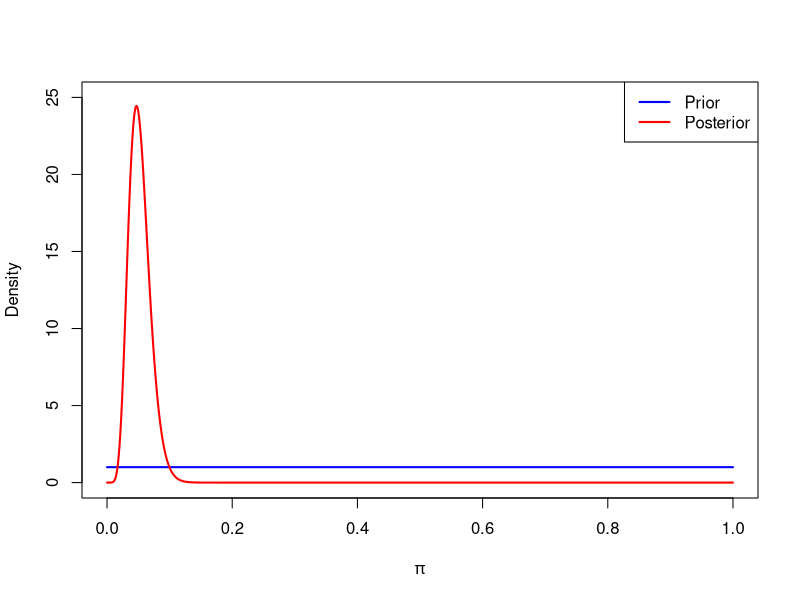
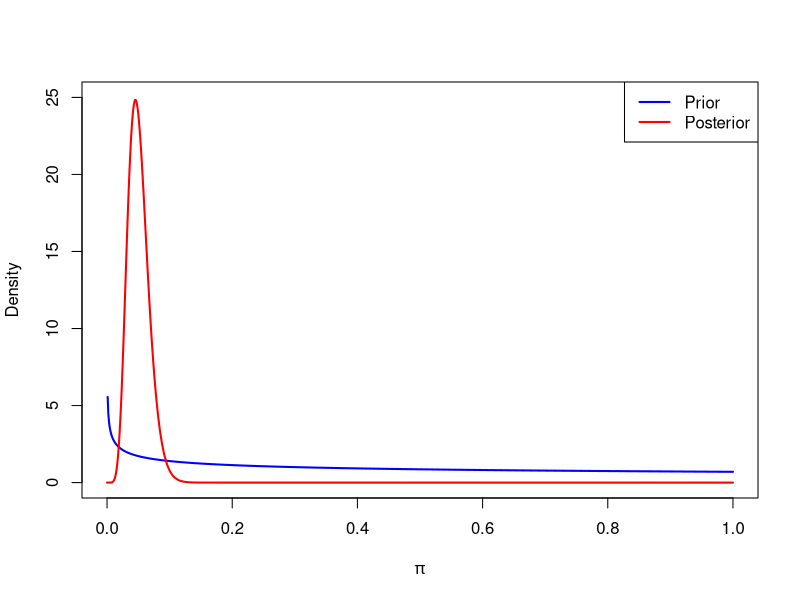
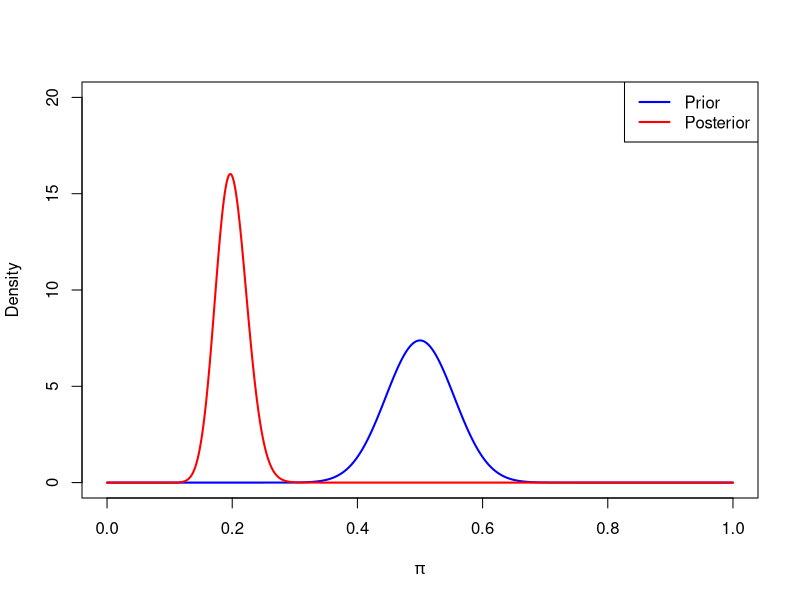
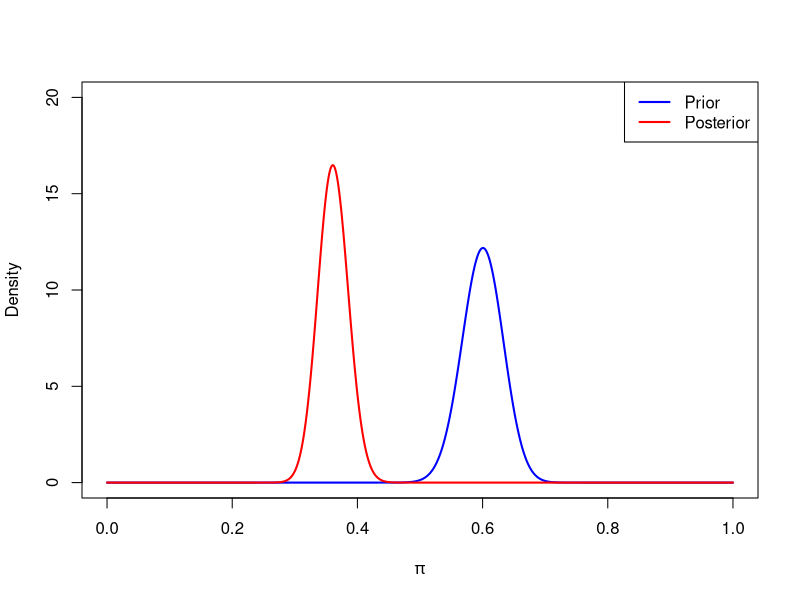
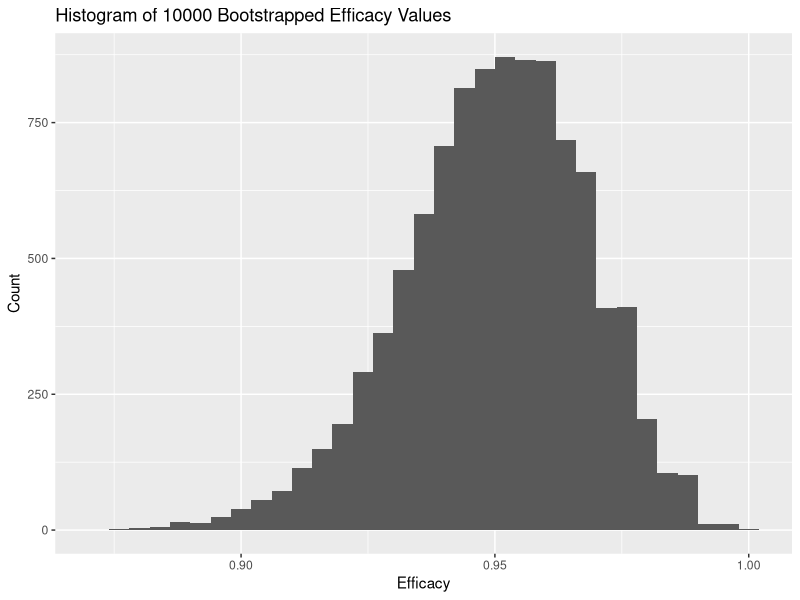

Recreate these plots in R, in order.
## ---- chunk 1
knitr::opts_chunk$set(echo = TRUE)
library(tidyverse)
library(LearnBayes)
## ---- chunk 2
qbeta(p=c(0.025, 0.975), shape1 = 0.700102, shape2=1)
efficacy_upper <- (1 - 2 * 0.005148448  ) / (1 - 0.005148448  )
efficacy_lower <- (1 - 2 * 0.964483043 ) / (1 - 0.964483043)
c(efficacy_lower, efficacy_upper)
beta.select(quantile1 = list(p=0.5, x=0.6),
            quantile2 = list(p=0.05, x=0.5454545))

posterior_credible <- qbeta(p=c(0.025, 0.975), shape1 = 134.47 + 8, shape2=89.76 + 170 - 8)
posterior_credible
## ---- chunk 3

x <- seq(0, 1, length.out = 1000)

pdf_beta1 <- dbeta(x, 1, 1)
pdf_beta2 <- dbeta(x, 8 + 1, 170 - 8 + 1)

plot(x, pdf_beta1, type = "l", col = "blue", lwd = 2, ylab = "Density", xlab = expression(pi), xlim = c(0, 1), ylim=c(0, 25))
lines(x, pdf_beta2, col = "red", lwd = 2)
legend("topright", legend = c("Prior", "Posterior"), col = c("blue", "red"), lwd = 2)
## ---- chunk 4

x <- seq(0, 1, length.out = 1000)

pdf_beta1 <- dbeta(x, 0.700102, 1)
pdf_beta2 <- dbeta(x, 8 + 0.700102, 170 - 8 + 1)

plot(x, pdf_beta1, type = "l", col = "blue", lwd = 2, ylab = "Density", xlab = expression(pi), xlim = c(0, 1), ylim=c(0, 25))
lines(x, pdf_beta2, col = "red", lwd = 2)
legend("topright", legend = c("Prior", "Posterior"), col = c("blue", "red"), lwd = 2)
## ---- chunk 5

x <- seq(0, 1, length.out = 1000)

pdf_beta1 <- dbeta(x, 43.04, 43.04)
pdf_beta2 <- dbeta(x, 8 + 43.04, 170 - 8 + 43.04)

plot(x, pdf_beta1, type = "l", col = "blue", lwd = 2, ylab = "Density", xlab = expression(pi), xlim = c(0, 1), ylim=c(0, 20))
lines(x, pdf_beta2, col = "red", lwd = 2)
legend("topright", legend = c("Prior", "Posterior"), col = c("blue", "red"), lwd = 2)
## ---- chunk 6

x <- seq(0, 1, length.out = 1000)

pdf_beta1 <- dbeta(x, 134.47, 89.76)
pdf_beta2 <- dbeta(x, 8 + 134.47, 170 - 8 + 89.76)

plot(x, pdf_beta1, type = "l", col = "blue", lwd = 2, ylab = "Density", xlab = expression(pi), xlim = c(0, 1), ylim=c(0, 20))
lines(x, pdf_beta2, col = "red", lwd = 2)
legend("topright", legend = c("Prior", "Posterior"), col = c("blue", "red"), lwd = 2)
## ---- chunk 7
set.seed(1130)
x_pop <- c(rep(1, 8), rep(0, 17403))
y_pop <- c(rep(1, 162), rep(0, 17349))

pi_hat_x <- 8 / (17411)
pi_hat_y <- 162 / (17511)

efficacy_initial <- (pi_hat_y - pi_hat_x)/pi_hat_y

B <- 10000

psi_stars <- lapply(1:B, FUN = function(i){
  samp_x <- sample(x_pop, length(x_pop), replace=T)
  samp_y <- sample(y_pop, length(y_pop), replace=T)
  xbar_star <- mean(samp_x)
  ybar_star <- mean(samp_y)
  psi_star <- (ybar_star - xbar_star) / ybar_star
  data.frame(psi_star)
})

psi_star_df <- data.frame(do.call(rbind, psi_stars))

ggplot(data=psi_star_df, mapping=aes(x=psi_star)) + 
  geom_histogram(binwidth = 0.004) +
  labs(title="Histogram of 10000 Bootstrapped Efficacy Values",
       x="Efficacy",
       y="Count"
       )
efficacy_se <- sd(psi_star_df$psi_star)


upper_efficacy <- efficacy_initial + 1.96 * efficacy_se
lower_efficacy <- efficacy_initial - 1.96 * efficacy_se

upper_efficacy_quantile <- quantile(psi_star_df$psi_star, probs=0.975)
lower_efficacy_quantile <- quantile(psi_star_df$psi_star, probs=0.025)
